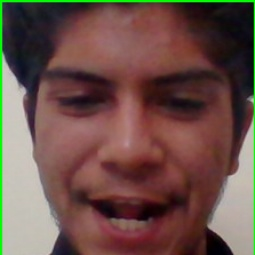
#> input picture Machine and Deep Learning/Practice/images/1.jpg, 255 x 255 px, found by its file name
$ python check.py
#> lines starting #> are read from the running program, lines starting #| are printed output that depends on the picture
import cv2
img = cv2.imread('Machine and Deep Learning/Practice/images/1.jpg')
#> img is the input picture: shape (255, 255, 3); mean B, G, R 73, 80.4, 107.6

img = img[0:150,:]
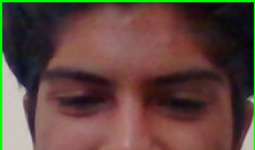
#> img: shape (150, 255, 3); mean B, G, R 62.5, 70, 95
print(img.shape)
#| (150, 255, 3)
cv2.imshow("img",img)
cv2.waitKey()

$ run again, with Machine and Deep Learning/Practice/images/2.jpg copied over Machine and Deep Learning/Practice/images/1.jpg
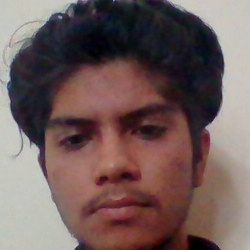
#> input picture Machine and Deep Learning/Practice/images/2.jpg, 250 x 250 px, found by its file name
#> img is the input picture: shape (250, 250, 3); mean B, G, R 90.8, 92.8, 113.2
#> `img = img[0:150,:]`:
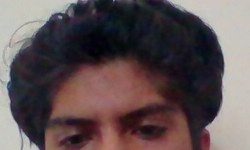
#> img: shape (150, 250, 3); mean B, G, R 83.1, 81.6, 94.9
#| (150, 250, 3)

$ run again, with Machine and Deep Learning/Practice/images/3.jpg copied over Machine and Deep Learning/Practice/images/1.jpg
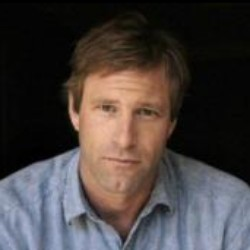
#> input picture Machine and Deep Learning/Practice/images/3.jpg, 250 x 250 px, found by its file name
#> img is the input picture: shape (250, 250, 3); mean B, G, R 63, 64.4, 71.8
#> `img = img[0:150,:]`:
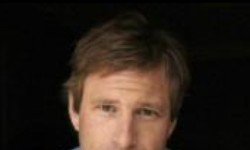
#> img: shape (150, 250, 3); mean B, G, R 26.5, 34.6, 45.7
#| (150, 250, 3)

$ run again, with Machine and Deep Learning/Practice/images/flower.jpg copied over Machine and Deep Learning/Practice/images/1.jpg
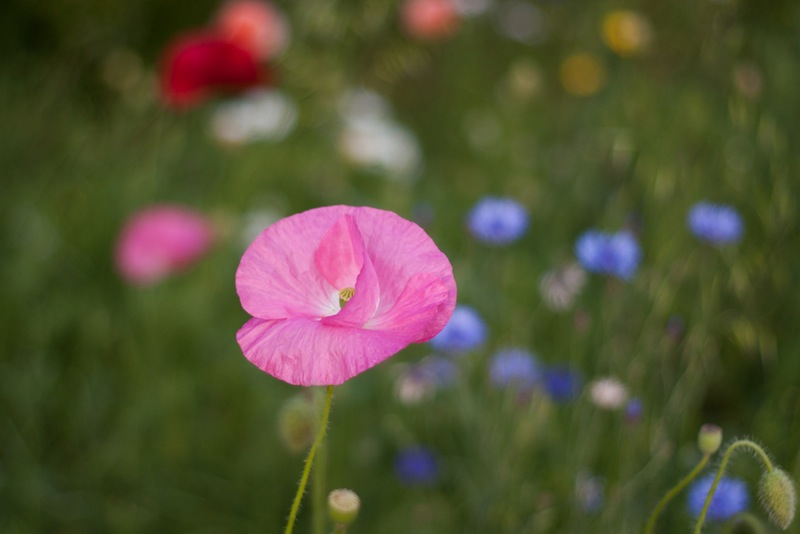
#> input picture Machine and Deep Learning/Practice/images/flower.jpg, 800 x 534 px, found by its file name
#> img is the input picture: shape (534, 800, 3); mean B, G, R 53.7, 81.6, 84.5
#> `img = img[0:150,:]`:
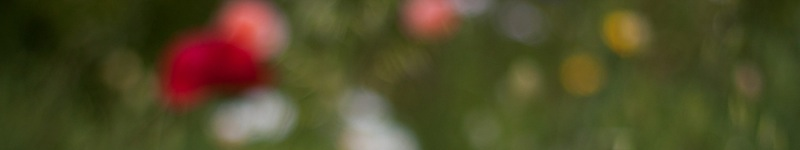
#> img: shape (150, 800, 3); mean B, G, R 39.2, 74.6, 79.3
#| (150, 800, 3)
